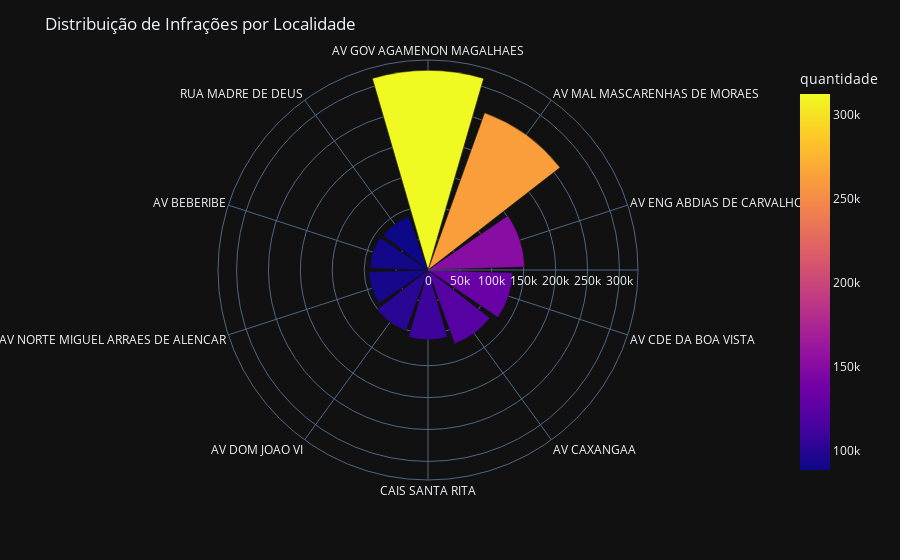

Source (notebook cell):
### Code cell
fig = px.bar_polar(
    infracoes_por_local,
    r="quantidade",
    theta="infracao",
    color="quantidade",
    template="plotly_dark",
    color_discrete_sequence=px.colors.sequential.Plasma_r
)

fig.update_layout(title="Distribuição de Infrações por Localidade")
fig.show()

### Figure 1 — Plotly figure (JSON) as saved in the notebook; plotly's stock layout.template omitted (floating-point values rounded to 4 significant figures)
{"data": [{"hovertemplate": "quantidade=%{marker.color}<br>infracao=%{theta}<extra></extra>", "legendgroup": "", "marker": {"color": [312656, 261869, 151479, 132624, 122761, 109413, 100955, 92615, 90687, 88605], "coloraxis": "coloraxis", "pattern": {"shape": ""}}, "name": "", "r": [312656, 261869, 151479, 132624, 122761, 109413, 100955, 92615, 90687, 88605], "showlegend": false, "subplot": "polar", "theta": ["AV GOV AGAMENON MAGALHAES", "AV MAL MASCARENHAS DE MORAES", "AV ENG ABDIAS DE CARVALHO", "AV CDE DA BOA VISTA", "AV CAXANGAA", "CAIS SANTA RITA", "AV DOM JOAO VI", "AV NORTE MIGUEL ARRAES DE ALENCAR", "AV BEBERIBE", "RUA MADRE DE DEUS"], "type": "barpolar"}], "layout": {"barmode": "relative", "coloraxis": {"colorbar": {"title": {"text": "quantidade"}}, "colorscale": [[0, "#0d0887"], [0.1111, "#46039f"], [0.2222, "#7201a8"], [0.3333, "#9c179e"], [0.4444, "#bd3786"], [0.5556, "#d8576b"], [0.6667, "#ed7953"], [0.7778, "#fb9f3a"], [0.8889, "#fdca26"], [1, "#f0f921"]]}, "legend": {"tracegroupgap": 0}, "margin": {"t": 60}, "polar": {"angularaxis": {"direction": "clockwise", "rotation": 90}, "domain": {"x": [0, 1], "y": [0, 1]}}, "title": {"text": "Distribuição de Infrações por Localidade"}}}
